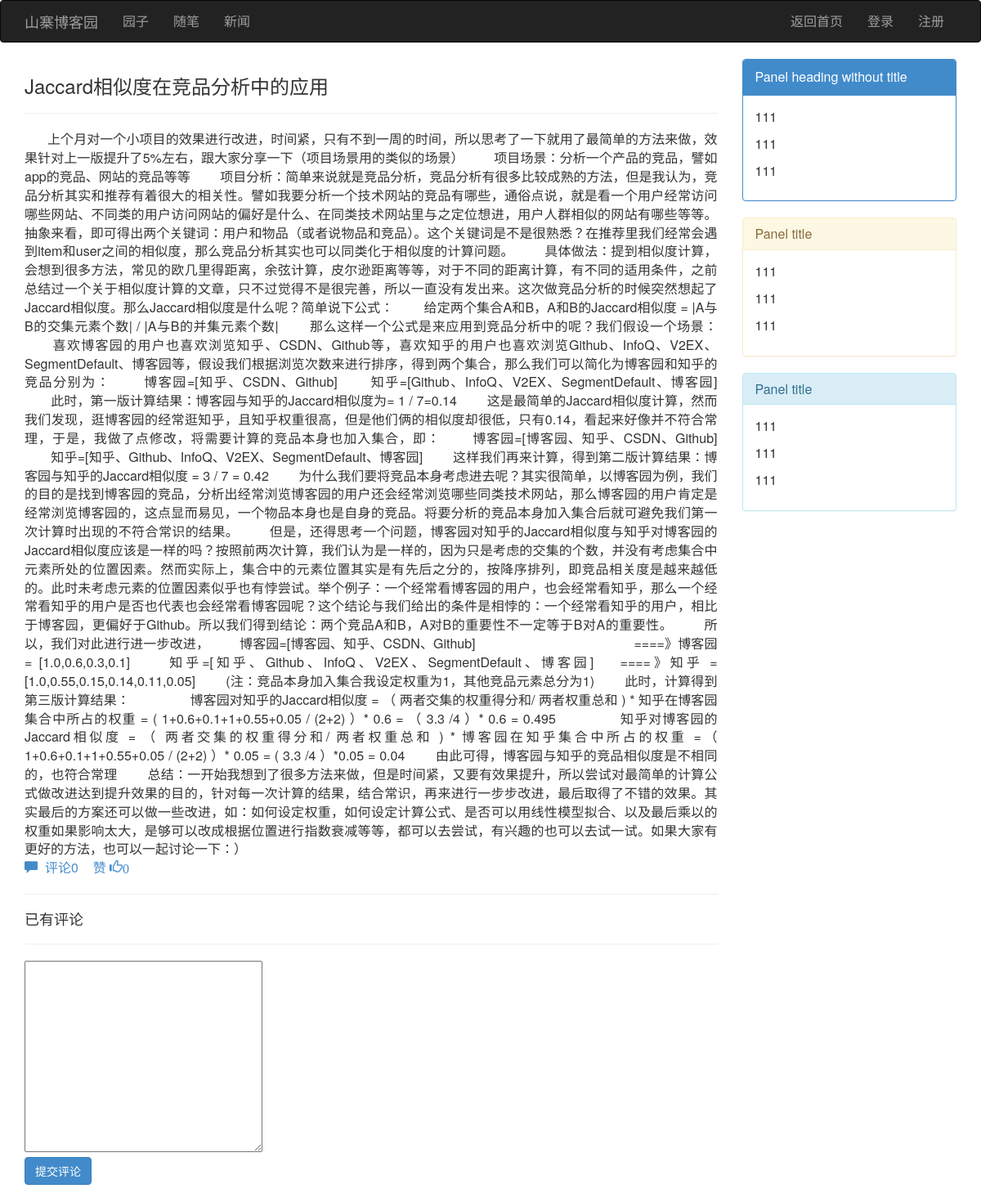
The app's page /blog/yuan/article/2 with its own data.
### blog/models.py (models this page shows, shortened)
class Article(models.Model):
    nid = models.BigAutoField(primary_key=True)
    title = models.CharField(max_length=50, verbose_name='文章标题')
    desc = models.CharField(max_length=255, verbose_name='文章描述')
    read_count = models.IntegerField(default=0)
    comment_count = models.IntegerField(default=0)
    up_count = models.IntegerField(default=0)
    down_count = models.IntegerField(default=0)
    category = models.ForeignKey(verbose_name='文章类型', to='Category', to_field='nid', null=True)
    create_time = models.DateTimeField(verbose_name='创建时间', auto_now_add=True)
    blog = models.ForeignKey(verbose_name='所属博客', to='Blog', to_field='nid')
    tags = models.ManyToManyField(
        to="Tag",
        through='Article2Tag',
        through_fields=('article', 'tag'),
    )
    type_choices = [
        (1, "Python"),
        (2, "Linux"),
        (3, "OpenStack"),
        (4, "GoLang"),
    ]
    article_type_id = models.IntegerField(choices=type_choices, default=None)
    objects=ArticleManager()

class ArticleDetail(models.Model):
    nid = models.AutoField(primary_key=True,default=1)
    content = models.TextField(verbose_name='文章内容', )
    article = models.OneToOneField(verbose_name='所属文章', to='Article', to_field='nid')

### blog/views.py (the view)
# urls.py: url("(?P<user_site>\w+)/article/(?P<article_id>\d+)", views.articleDetail),
def articleDetail(request,user_site,article_id):
    article_obj=Article.objects.filter(nid=article_id).first()
    comment_list=Comment.objects.filter(article_id=article_id)
    return render(request,"articleDetail.html",locals())

### blog/views.py (called while the page is built)
def func_class(request):
    return {"func":settings.FUNCTION}

### templates/articleDetail.html (shortened to what this page needs)
{% extends "base.html" %}
{% block content %}
    <div class="article_content">
        <div><h3>{{ article_obj.title }}</h3></div>
        <hr>
        <div class="content" style="text-align: justify;text-indent: 28px">{{ article_obj.articledetail.content }}</div>
        <div class="artilce_icon">
            <a href=""><span class="glyphicon glyphicon-comment"></span>&nbsp; 评论{{ article_obj.comment_count }}</a> &nbsp;&nbsp;
            <a class="poll">赞 <span class="glyphicon glyphicon-thumbs-up poll_num">{{ article_obj.up_count }}</span>&nbsp</a>
        </div>
        <hr>
        <h4>已有评论</h4>
        <hr>
        <form action="">
            <textarea name="" id="comment_content" cols="30" rows="10">
            </textarea>
            <p>
                <input type="button" class="btn btn-primary ajax_comment" value="提交评论">
            </p>
        </form>
    </div>
{% endblock %}
{% block others %}
    <div class="panel panel-primary">
        <div class="panel-heading">Panel heading without title</div>
        <div class="panel-body">
            <p>111</p>
            <p>111</p>
            <p>111</p>
        </div>
    </div>
    <div class="panel panel-warning">
        <div class="panel-heading">
            <h3 class="panel-title">Panel title</h3>
        </div>
        <div class="panel-body">
            <p>111</p>
            <p>111</p>
            <p>111</p>
        </div>
    </div>
    <div class="panel panel-info">
        <div class="panel-heading">
            <h3 class="panel-title">Panel title</h3>
        </div>
        <div class="panel-body">
            <p>111</p>
            <p>111</p>
            <p>111</p>
        </div>
    </div>
{% endblock %}

### templates/base.html (style rules this page uses)
a { text-decoration: none; }
body { font-size: 16px; }

### records on screen
Article: title "Jaccard相似度在竞品分析中的应用", articledetail.content "上个月对一个小项目的效果进行改进，时间紧，只有不到一周的时间，所以思考了一下就用了最简单的方法来做，效果针对上一版提升了5%左右，跟大家分享一下（项目场景用的类似的场景） 项目场景：分析一个产品的竞品，譬如app的竞品、网站的竞品等等 项目分析：简单来说就是竞品分析，竞品分析有很多比较成熟的方法，但是我认为，竞品分析其实和推荐有着很大的相关性。譬如我要分析一个技术网站的竞品有哪些，通俗点说，就是看一个用户经常访问哪些网站、不同类的用户访问网站的偏好是什么、在同类技术网站里与之定位想进，用户人群相似的网站有哪些等等。抽象来看，即可得出两个关键词：用户和物品（或者说物品和竞品）。这个关键词是不是很熟悉？在推荐里我们经常会遇到item和user之间的相似度，那么竞品分析其实也可以同类化于相似度的计算问题。 具体做法：提到相似度计算，会想到很多方法，常见的欧几里得距离，余弦计算，皮尔逊距离等等，对于不同的距离计算，有不同的适用条件，之前总结过一个关于相似度计算的文章，只不过觉得不是很完善，所以一直没有发出来。这次做竞品分析的时候突然想起了Jaccard相似度。那么Jaccard相似度是什么呢？简单说下公式： 给定两个集合A和B，A和B的Jaccard相似度 = |A与B的交集元素个数| / |A与B的并集元素个数| 那么这样一个公式是来应用到竞品分析中的呢？我们假设一个场景：…", comment_count "0", up_count "0"

### other values on screen
{{ type_choice.1 }} "园子" "随笔" "新闻"
